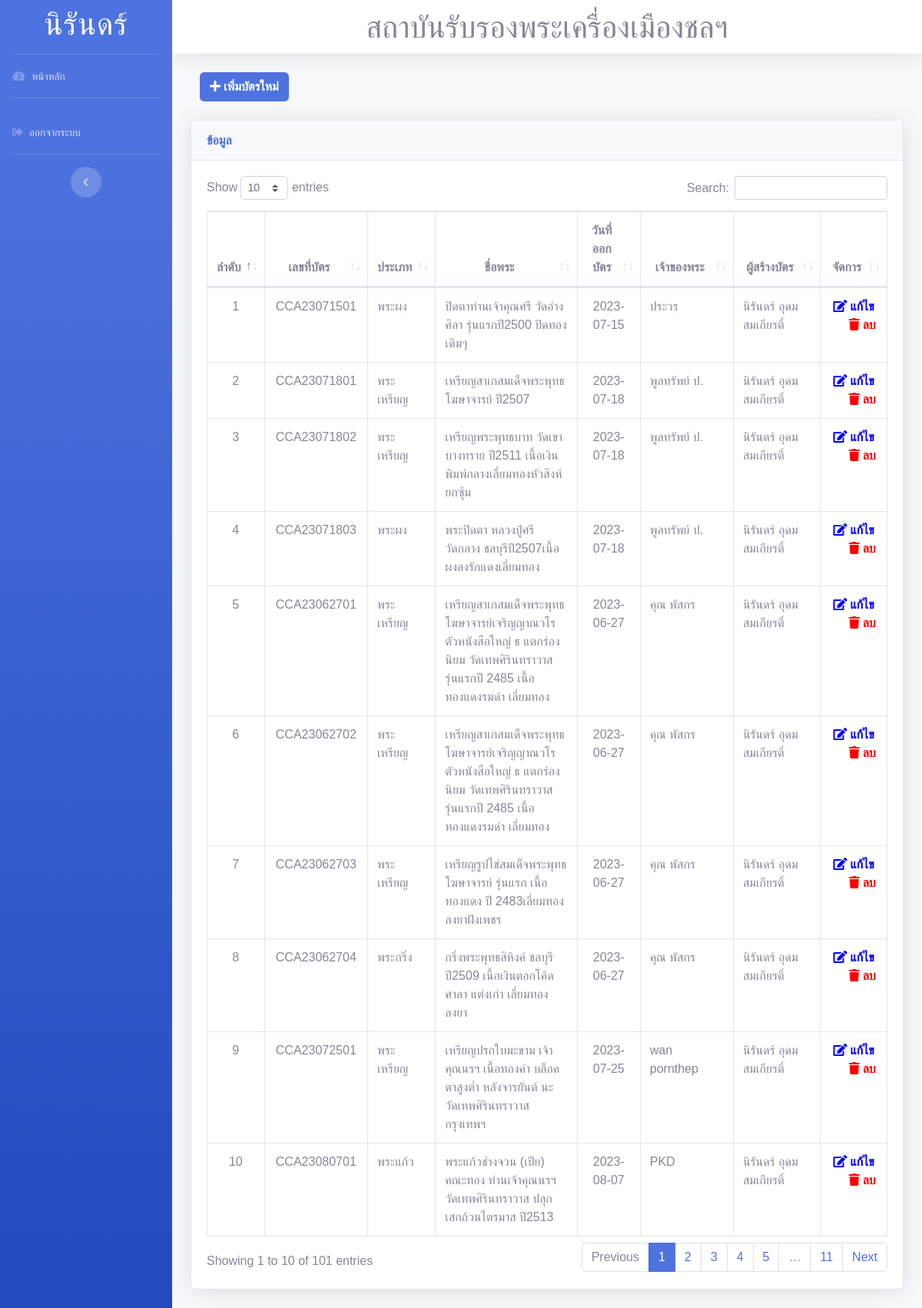
/a/page/card (signed in), run on the app's committed database.
### tables this page shows
CREATE TABLE `tb_history` (
  `his_id` int(11) NOT NULL,
  `his_type` varchar(255) DEFAULT NULL,
  `his_nameproduct` varchar(255) DEFAULT NULL,
  `his_province` varchar(255) DEFAULT NULL,
  `his_owner` varchar(255) DEFAULT NULL,
  `his_price` varchar(255) DEFAULT NULL,
  `his_datecard` varchar(255) DEFAULT NULL,
  `his_numcard` varchar(255) DEFAULT NULL,
  `his_detailproduct` longtext DEFAULT NULL,
  `his_tel` varchar(255) DEFAULT NULL,
  `his_code` varchar(255) DEFAULT NULL,
  `his_create_date` datetime DEFAULT NULL,
  `his_create_by` varchar(255) DEFAULT NULL
);

CREATE TABLE `tb_member` (
  `member_id` int(11) NOT NULL,
  `member_user` varchar(255) DEFAULT NULL,
  `member_pass` varchar(255) DEFAULT NULL,
  `member_name` varchar(255) DEFAULT NULL,
  `member_tel` varchar(255) DEFAULT NULL,
  `status` int(11) DEFAULT NULL
);

### a/page/card/index.php (the view, shortened to what this page needs)
<?php include("../../../config/dbConnection.php") ?>
<!DOCTYPE html>
<html lang="en">
<head>
  <link href="../../vendor/fontawesome-free/css/all.min.css" rel="stylesheet" type="text/css">
  <link href="../../css/sb-admin-2.min.css" rel="stylesheet">
  <link href="../../vendor/datatables/dataTables.bootstrap4.min.css" rel="stylesheet">
</head>
<body id="page-top">
  <div id="wrapper">
  <?php include("../../include/menu.php")?>
    <div id="content-wrapper" class="d-flex flex-column">
      <div id="content">
        <?php include("../../include/nav.php")?>
        <div class="container-fluid">
          <div class="col-md-2 right" >
          <a href="add_card.php" class="btn btn-primary" >
                        <font color="white"> <i class="fa fa-plus"> เพิ่มบัตรใหม่</i></font></a>
          </div>
          <br>
          <div class="content">
            <div class="card shadow mb-4">
              <div class="card-header py-3">
                <h6 class="m-0 font-weight-bold text-primary">ข้อมูล</h6>
              </div>
              <div class="card-body">
                <div class="table-responsive">
                <?php
                  $sql = $conn->prepare("SELECT * FROM tb_history a LEFT JOIN tb_member b ON b.member_id = a.his_create_by");
                  $sql->execute();
                  $query = $sql->fetchAll();
                  $i=1;
                ?>
                <table class="table table-bordered" id="dataTable" width="100%" cellspacing="0">
                  <thead>
                    <tr>
                      <th width="5%"><center>ลำดับ</center></th>
                      <th width="10%"><center>เลขที่บัตร</center></th>
                      <th width="10%"><center>ประเภท</center></th>
                      <th width="25%"><center>ชื่อพระ</center></th>
                      <th width="10%"><center>วันที่ออกบัตร</center></th>
                      <th width="15%"><center>เจ้าของพระ</center></th>
                      <th width="15%"><center>ผู้สร้างบัตร</center></th>
                      <th width="10%"><center>จัดการ</center></th>
                    </tr>
                  </thead>
                  <?php foreach($query as $result) { ?>
                  <tr>
                    <td><center><?php echo $i; ?></center></td>
                    <td><center><?php echo $result['his_numcard']; ?></center></td>
                    <td><?php echo $result['his_type']; ?></td>
                    <td><?php echo $result['his_nameproduct']; ?></td>
                    <td><center><?php echo $result['his_datecard']; ?></center></td>
                    <td><?php echo $result['his_owner']; ?></td>
                    <td><?php echo $result['member_name']; ?></td>
                    <td><center>
                      <a href="edit_card.php?his_code=<?php echo $result["his_code"]; ?>">
                        <font color="blue"> <i class="fa fa-edit"> แก้ไข</i></font></a>&nbsp;&nbsp;&nbsp;&nbsp;
                      <a href="delete.php?his_code=<?php echo $result["his_code"]; ?>" onclick="return confirm('คุณต้องการลบข้อมูลที่เลือกหรือไม่')">
                        <font color="red"> <i class="fa fa-trash"> ลบ</i></font></a>
                      </center>
                    </td>
                  </tr>
              <?php
                ++$i;  }
              ?>
              </table>
                </div>
              </div>
            </div>
          </div>
        </div>
      </div>
    </div>
  </div>
</body>
</html>

### a/page/card/index.php (style rules this page uses)
body { margin: 0; font-family: Arial, Helvetica, sans-serif; }

### data on the page
tb_history: his_numcard "CCA23071501", his_type "พระผง", his_nameproduct "ปิดตาท่านเจ้าคุณศรี วัดอ่างศิลา รุ่นแรกปี2500 ปิดทองเดิมๆ", his_datecard "2023-07-15", his_owner "ประวร", tb_member.member_name "นิรันดร์ อุดมสมเกียรติ์"
tb_history: his_numcard "CCA23071801", his_type "พระเหรียญ", his_nameproduct "เหรียญสาเกสมเด็จพระพุทธโฆษาจารย์ ปี2507", his_datecard "2023-07-18", his_owner "พูลทรัพย์ ป.", tb_member.member_name "นิรันดร์ อุดมสมเกียรติ์"
tb_history: his_numcard "CCA23071802", his_type "พระเหรียญ", his_nameproduct "เหรียญพระพุทธบาท วัดเขาบางทราย ปี2511 เนื้อเงิน พิมพ์กลางเลี่ยมทองหัวสิงห์ยกซุ้ม", his_datecard "2023-07-18", his_owner "พูลทรัพย์ ป.", tb_member.member_name "นิรันดร์ อุดมสมเกียรติ์"
tb_history: his_numcard "CCA23071803", his_type "พระผง", his_nameproduct "พระปิดตา หลวงปู่ศรี วัดกลาง ชลบุรีปี2507เนื้อผงลงรักแดงเลี่ยมทอง", his_datecard "2023-07-18", his_owner "พูลทรัพย์ ป.", tb_member.member_name "นิรันดร์ อุดมสมเกียรติ์"
tb_history: his_numcard "CCA23062701", his_type "พระเหรียญ", his_nameproduct "เหรียญสาเกสมเด็จพระพุทธโฆษาจารย์เจริญญาณวโรตัวหนังสือใหญ่ ธ แตกร่องนิยม วัดเทพศิรินทราวาส รุ่นแรกปี 2485 เนื้อทองแดงรมดำ เลี่ยมทอง", his_datecard "2023-06-27", his_owner "คุณ พัสกร", tb_member.member_name "นิรันดร์ อุดมสมเกียรติ์"
tb_history: his_numcard "CCA23062702", his_type "พระเหรียญ", his_nameproduct "เหรียญสาเกสมเด็จพระพุทธโฆษาจารย์เจริญญาณวโรตัวหนังสือใหญ่ ธ แตกร่องนิยม วัดเทพศิรินทราวาส รุ่นแรกปี 2485 เนื้อทองแดงรมดำ เลี่ยมทอง", his_datecard "2023-06-27", his_owner "คุณ พัสกร", tb_member.member_name "นิรันดร์ อุดมสมเกียรติ์"
tb_history: his_numcard "CCA23062703", his_type "พระเหรียญ", his_nameproduct "เหรียญรูปไข่สมเด็จพระพุทธโฆษาจารย์ รุ่นแรก เนื้อทองแดง ปี 2483เลี่ยมทองลงยาฝังเพชร", his_datecard "2023-06-27", his_owner "คุณ พัสกร", tb_member.member_name "นิรันดร์ อุดมสมเกียรติ์"
tb_history: his_numcard "CCA23062704", his_type "พระกริ่ง", his_nameproduct "กริ่งพระพุทธสิหิงค์ ชลบุรี ปี2509 เนื้อเงินตอกโค้ดศาลา แต่งเก่า เลี่ยมทองลงยา", his_datecard "2023-06-27", his_owner "คุณ พัสกร", tb_member.member_name "นิรันดร์ อุดมสมเกียรติ์"
tb_history: his_numcard "CCA23072501", his_type "พระเหรียญ", his_nameproduct "เหรียญปรกใบมะขาม เจ้าคุณนรฯ เนื้อทองคำ บล็อคตาสูงต่ำ หลังจารยันต์ นะ วัดเทพศิรินทราวาส กรุงเทพฯ", his_datecard "2023-07-25", his_owner "wan pornthep", tb_member.member_name "นิรันดร์ อุดมสมเกียรติ์"
tb_history: his_numcard "CCA23080701", his_type "พระแก้ว", his_nameproduct "พระแก้วช่างจวน (เปีย) คณะทอง ท่านเจ้าคุณนรฯ วัดเทพศิรินทราวาส ปลุกเสกถ้วนไตรมาส ปี2513", his_datecard "2023-08-07", his_owner "PKD", tb_member.member_name "นิรันดร์ อุดมสมเกียรติ์"

### other printed values
$rsname0 "นิรันดร์"
